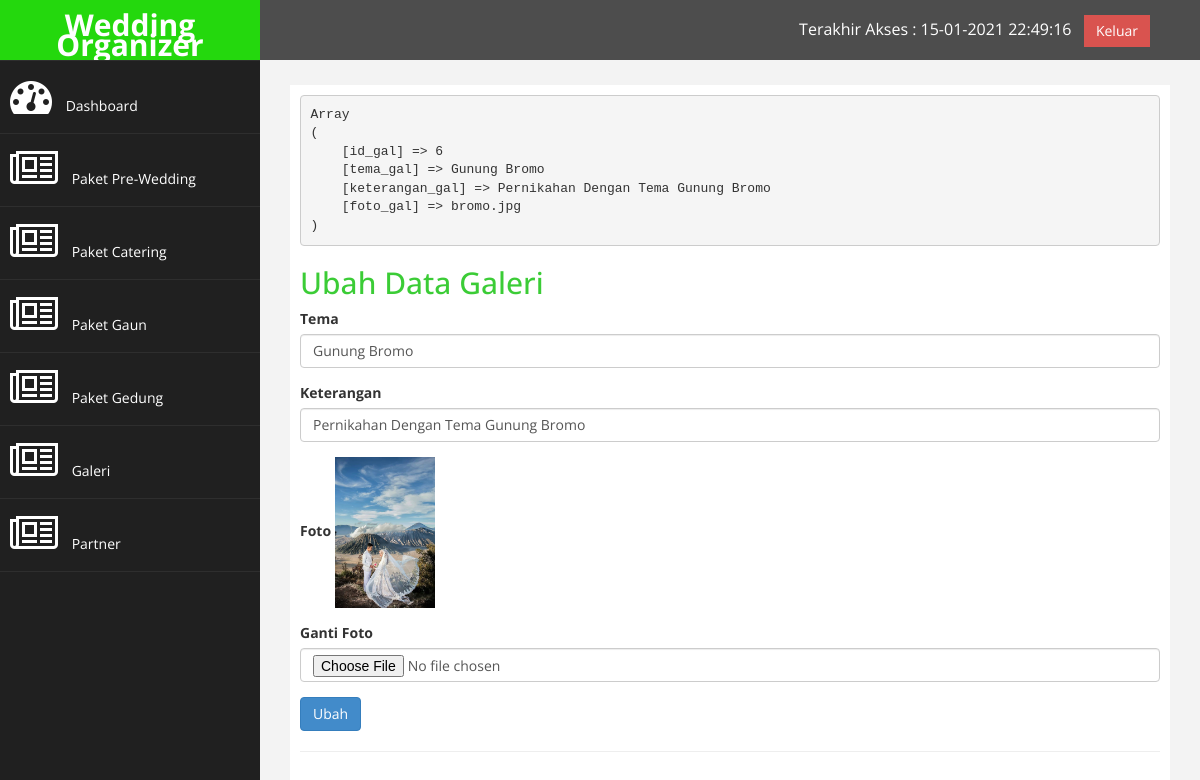
The page /admin.php?halaman=galeri_ubah&id=6 (signed in) on the database its author committed.
### tables this page shows
CREATE TABLE `galeri` (
  `id_gal` int(3) NOT NULL,
  `tema_gal` varchar(50) NOT NULL,
  `keterangan_gal` text NOT NULL,
  `foto_gal` text NOT NULL
);

### galeri_ubah.php (the view, shortened to what this page needs)
<?php
$ambil = mysqli_query($link, "SELECT * FROM galeri WHERE id_gal='$_GET[id]'");
$pecah = mysqli_fetch_assoc($ambil);
echo "<pre>";
print_r($pecah);
echo "</pre>";
?>
<h2>Ubah Data Galeri</h2>
<form method="post" enctype="multipart/form-data">
    <div class="form-group">
        <label>Tema</label>
        <input type="text" name="tema_gal" class="form-control" value="<?= $pecah['tema_gal']; ?>">
    </div>
    <div class="form-group">
        <label>Keterangan</label>
        <input type="text" name="keterangan_gal" class="form-control" value="<?= $pecah['keterangan_gal']; ?>">
    </div>
    <div class="form-group">
        <label>Foto</label>
        <img src="images/galeri/<?= $pecah['foto_gal'] ?>" width="100px">
    </div>
    <div class="form-group">
        <label>Ganti Foto</label>
        <input type="file" name="foto_gal" class="form-control">
    </div>
    <button class="btn btn-primary" name="ubah">Ubah</button>
</form>

### admin/assets/css/custom.css (style rules this page uses)
body { font-family: 'Open Sans', sans-serif; }
h2 { color: rgba(32, 197, 26, 0.877); }

### rows shown on the page
galeri: tema_gal "Gunung Bromo", keterangan_gal "Pernikahan Dengan Tema Gunung Bromo", foto_gal (picture)
